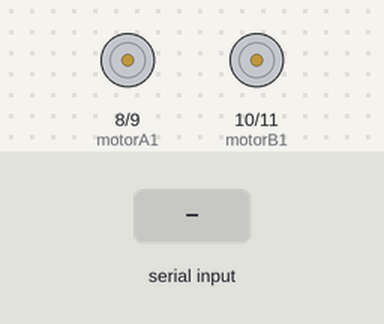
The sketch below on a simulated Arduino Uno, built with avr-gcc and run on an emulated ATmega328P. Shown: motor-driver pin pairs drawn as motors (green arrow = first pin HIGH = forward, orange = second pin HIGH = backward, longer = more drive). The test bench sets the inputs (shaded band).

Above: at 1.2 s.
1.3 s: "F" received over Serial
At 2.5 s:
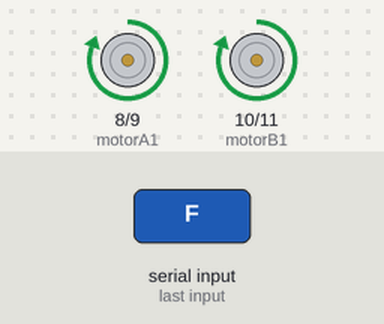
2.8 s: "L" received over Serial
At 3.8 s:
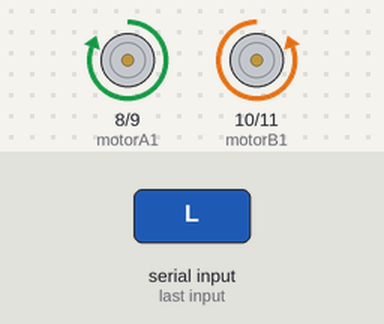
4.3 s: "R" received over Serial
At 4.9 s:
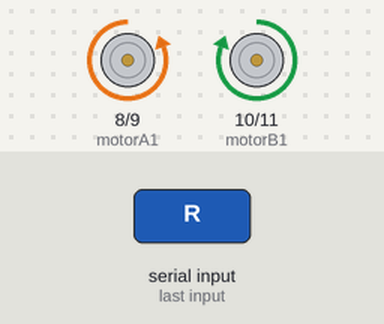
5.8 s: "B" received over Serial
At 7.0 s:
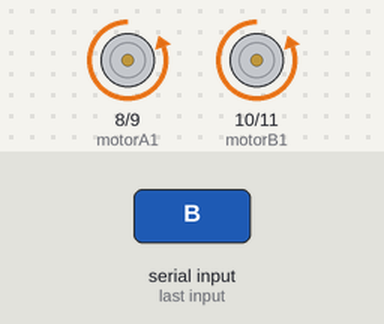
7.3 s: "S" received over Serial
At 8.4 s:
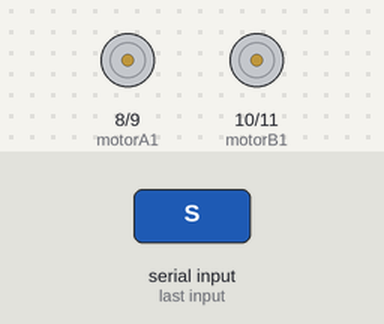
Timing chart, 0 to 9.8 s (numbered marks = the images above; inputs shaded):
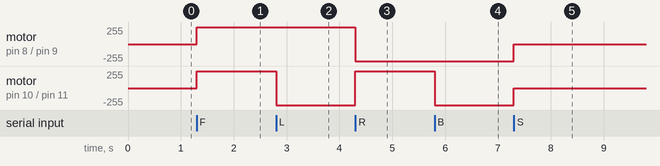

The sketch:

PROG-CARRINHO-ARDUINOUNO_certo.ino
```cpp
/* DEFINIÇÃO GERAL:

* Entradas:
botões serial (Bluetooth)

* Saídas:
MotorA
MotorB

*/

// * * * * * MOVIMENTAÇÃO DO CARRINHO:
#define motorA1 8 // Sent. horário - IN1

#define motorA2 9 // Senti.Anti-horário - IN2

#define motorB1 10 // Sent. horário - IN3

#define motorB2 11 // Senti.Anti-horário - IN4

char teclas;
// * * * * * * * * * * * * * * * * * * * * * * * * * * * * * * * * * * *

void setup() {

 // * * * * * MOVIMENTAÇÃO DO CARRINHO:
 pinMode(motorA1, OUTPUT);
 pinMode(motorA2, OUTPUT);
 pinMode(motorB1, OUTPUT);
 pinMode(motorB2, OUTPUT);
 digitalWrite(motorA1, LOW);
 digitalWrite(motorA2, LOW);
 digitalWrite(motorB1, LOW);
 digitalWrite(motorB2, LOW);
// * * * * * * * * * * * * * * * * * * * * * * * * * * * * * * * * * * *

  // Inicializar a Serial
  Serial.begin(9600);

}

void loop() {
// * * * * * * * * * * * * * * * * * * * * * * * * * * * * * * * * * * *
  // Verificar se a Serial está disponível
  if (Serial.available()>0)
   {
   teclas = Serial.read();
   }

// * * * * * MOVIMENTAÇÃO DO CARRINHO:
  if (teclas == 'F')   // IN2 e IN4 = FRENTE
 {
  frente();
 }

  else if (teclas == 'L')   // IN1 = FRENTE esquerda
 {
  esquerda();
 }

  else if (teclas == 'R')   // IN3 = FRENTE direita
 {
  direita();
 }

  else if (teclas == 'B')    // IN2 e IN4 = TRÁS
 {
  atras();
 }
  else  if (teclas == 'S') // SENAO DESLIGA TUDO
 {
  digitalWrite(motorA2,LOW);
  digitalWrite(motorB2,LOW);
  digitalWrite(motorA1,LOW);
  digitalWrite(motorB1,LOW);
  // DESLIGAR TUDO
 }
}

//} - __TALVEZ__ PRECISE DE ALGUMA CHAVE NESSA PARTE DO PROGRAMA.
//}

// * * * * * MOVIMENTAÇÃO DO CARRINHO:
void frente(){
   digitalWrite(motorA1,HIGH);
   digitalWrite(motorB1,HIGH);
   digitalWrite(motorA2,LOW);
   digitalWrite(motorB2,LOW);
}
// * * * * * * * * * * * * * * * * * * * * * * * * * * * * * * * * * * *
void esquerda(){
   digitalWrite(motorA1,HIGH);
   digitalWrite(motorB1,LOW);
   digitalWrite(motorA2,LOW);
   digitalWrite(motorB2,HIGH);
}
// * * * * * * * * * * * * * * * * * * * * * * * * * * * * * * * * * * *
void direita(){
   digitalWrite(motorA1,LOW);
   digitalWrite(motorB1,HIGH);
   digitalWrite(motorA2,HIGH);
   digitalWrite(motorB2,LOW);
}
// * * * * * * * * * * * * * * * * * * * * * * * * * * * * * * * * * * *
void atras(){

   digitalWrite(motorA2,HIGH);
   digitalWrite(motorB2,HIGH);
   digitalWrite(motorA1,LOW);
   digitalWrite(motorB1,LOW);
}
```

Measured:
- after the input at 1.3 s, motor on pin 8 (motorA1) / pin 9 (motorA2), motor on pin 10 (motorB1) / pin 11 (motorB2): stopped → forward 255/255 at once
- after the input at 2.8 s, motor on pin 10 (motorB1) / pin 11 (motorB2): forward 255/255 → backward 255/255 at once
- after the input at 4.3 s, motor on pin 8 (motorA1) / pin 9 (motorA2): forward 255/255 → backward 255/255 at once; motor on pin 10 (motorB1) / pin 11 (motorB2): backward 255/255 → forward 255/255 at once
- after the input at 5.8 s, motor on pin 10 (motorB1) / pin 11 (motorB2): forward 255/255 → backward 255/255 at once
- after the input at 7.3 s, motor on pin 8 (motorA1) / pin 9 (motorA2), motor on pin 10 (motorB1) / pin 11 (motorB2): backward 255/255 → stopped at once
